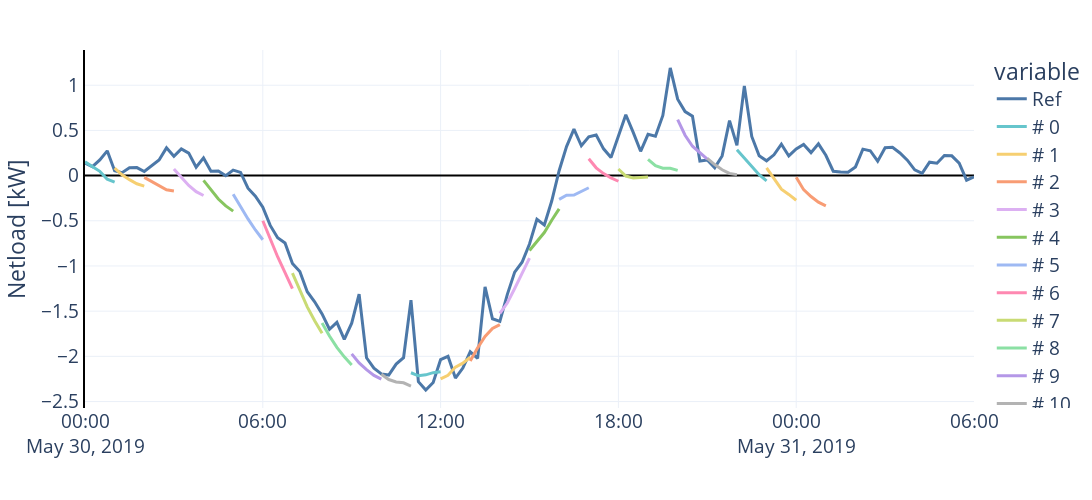

Notebook code cell kept with this figure:
### Code cell
graph = individuals.loc[start:end-timedelta(hours=18), [house_id]].copy()
graph.columns = ["Ref"]

fig = px.line(graph)
fig.data[0].update(line_width=3)

colors = 3 * px.colors.qualitative.Pastel
for i, res in enumerate(results):
    res.columns = [f"# {i}"]
    trace = px.line(res.loc[start:start+(i+1)*timedelta(hours=1), :]).data[0]
    fig.add_trace(trace)
    fig.data[-1].update(
        line_width=3,
        line_color=colors[i], 
        opacity=1)

fig.update_layout(
    layout,
    height=500,
    width=1100,
    showlegend=True,
    xaxis_title="",
    yaxis_title="Netload [kW]",
    yaxis_showline=True, yaxis_linewidth=2, yaxis_linecolor='black',
    xaxis_showline=False, xaxis_linewidth=2, xaxis_linecolor='black',
    xaxis_tickangle=0)
fig.show()

### Figure 1 — Plotly figure (JSON) as saved in the notebook; plotly's stock layout.template omitted (floating-point values rounded to 4 significant figures)
{"data": [{"hovertemplate": "variable=Ref<br>Index=%{x}<br>value=%{y}<extra></extra>", "legendgroup": "Ref", "line": {"color": "#4C78A8", "dash": "solid", "width": 3}, "marker": {"symbol": "circle"}, "mode": "lines", "name": "Ref", "orientation": "v", "showlegend": true, "type": "scatter", "x": ["2019-05-30T00:00:00", "2019-05-30T00:15:00", "2019-05-30T00:30:00", "2019-05-30T00:45:00", "2019-05-30T01:00:00", "2019-05-30T01:15:00", "2019-05-30T01:30:00", "2019-05-30T01:45:00", "2019-05-30T02:00:00", "2019-05-30T02:15:00", "2019-05-30T02:30:00", "2019-05-30T02:45:00", "2019-05-30T03:00:00", "2019-05-30T03:15:00", "2019-05-30T03:30:00", "2019-05-30T03:45:00", "2019-05-30T04:00:00", "2019-05-30T04:15:00", "2019-05-30T04:30:00", "2019-05-30T04:45:00", "2019-05-30T05:00:00", "2019-05-30T05:15:00", "2019-05-30T05:30:00", "2019-05-30T05:45:00", "2019-05-30T06:00:00", "2019-05-30T06:15:00", "2019-05-30T06:30:00", "2019-05-30T06:45:00", "2019-05-30T07:00:00", "2019-05-30T07:15:00", "2019-05-30T07:30:00", "2019-05-30T07:45:00", "2019-05-30T08:00:00", "2019-05-30T08:15:00", "2019-05-30T08:30:00", "2019-05-30T08:45:00", "2019-05-30T09:00:00", "2019-05-30T09:15:00", "2019-05-30T09:30:00", "2019-05-30T09:45:00", "2019-05-30T10:00:00", "2019-05-30T10:15:00", "2019-05-30T10:30:00", "2019-05-30T10:45:00", "2019-05-30T11:00:00", "2019-05-30T11:15:00", "2019-05-30T11:30:00", "2019-05-30T11:45:00", "2019-05-30T12:00:00", "2019-05-30T12:15:00", "2019-05-30T12:30:00", "2019-05-30T12:45:00", "2019-05-30T13:00:00", "2019-05-30T13:15:00", "2019-05-30T13:30:00", "2019-05-30T13:45:00", "2019-05-30T14:00:00", "2019-05-30T14:15:00", "2019-05-30T14:30:00", "2019-05-30T14:45:00", "2019-05-30T15:00:00", "2019-05-30T15:15:00", "2019-05-30T15:30:00", "2019-05-30T15:45:00", "2019-05-30T16:00:00", "2019-05-30T16:15:00", "2019-05-30T16:30:00", "2019-05-30T16:45:00", "2019-05-30T17:00:00", "2019-05-30T17:15:00", "2019-05-30T17:30:00", "2019-05-30T17:45:00", "2019-05-30T18:00:00", "2019-05-30T18:15:00", "2019-05-30T18:30:00", "2019-05-30T18:45:00", "2019-05-30T19:00:00", "2019-05-30T19:15:00", "2019-05-30T19:30:00", "2019-05-30T19:45:00", "2019-05-30T20:00:00", "2019-05-30T20:15:00", "2019-05-30T20:30:00", "2019-05-30T20:45:00", "2019-05-30T21:00:00", "2019-05-30T21:15:00", "2019-05-30T21:30:00", "2019-05-30T21:45:00", "2019-05-30T22:00:00", "2019-05-30T22:15:00", "2019-05-30T22:30:00", "2019-05-30T22:45:00", "2019-05-30T23:00:00", "2019-05-30T23:15:00", "2019-05-30T23:30:00", "2019-05-30T23:45:00", "2019-05-31T00:00:00", "2019-05-31T00:15:00", "2019-05-31T00:30:00", "2019-05-31T00:45:00", "2019-05-31T01:00:00", "2019-05-31T01:15:00", "2019-05-31T01:30:00", "2019-05-31T01:45:00", "2019-05-31T02:00:00", "2019-05-31T02:15:00", "2019-05-31T02:30:00", "2019-05-31T02:45:00", "2019-05-31T03:00:00", "2019-05-31T03:15:00", "2019-05-31T03:30:00", "2019-05-31T03:45:00", "2019-05-31T04:00:00", "2019-05-31T04:15:00", "2019-05-31T04:30:00", "2019-05-31T04:45:00", "2019-05-31T05:00:00", "2019-05-31T05:15:00", "2019-05-31T05:30:00", "2019-05-31T05:45:00", "2019-05-31T06:00:00"], "xaxis": "x", "y": [0.139, 0.09939, 0.1734, 0.2741, 0.05338, 0.03288, 0.08751, 0.08875, 0.04519, 0.1085, 0.1728, 0.3067, 0.2139, 0.2952, 0.2487, 0.0918, 0.1957, 0.04886, 0.05103, -0.001964, 0.06016, 0.03515, -0.1393, -0.2269, -0.3497, -0.5512, -0.6881, -0.7459, -0.9716, -1.062, -1.285, -1.396, -1.53, -1.7, -1.624, -1.811, -1.633, -1.311, -2.016, -2.13, -2.194, -2.207, -2.085, -2.015, -1.378, -2.28, -2.373, -2.289, -2.035, -1.999, -2.24, -2.129, -1.949, -2.022, -1.231, -1.584, -1.613, -1.316, -1.068, -0.9583, -0.7572, -0.4833, -0.5457, -0.281, 0.05394, 0.3213, 0.5151, 0.3302, 0.4286, 0.4484, 0.2961, 0.2001, 0.4386, 0.6738, 0.4785, 0.2691, 0.4566, 0.4362, 0.6655, 1.192, 0.8455, 0.7077, 0.6575, 0.1617, 0.172, 0.08735, 0.2177, 0.6083, 0.3343, 0.9922, 0.433, 0.2191, 0.1639, 0.2299, 0.3468, 0.2173, 0.2944, 0.3453, 0.2544, 0.3515, 0.2252, 0.04829, 0.0409, 0.03679, 0.096, 0.2928, 0.275, 0.1596, 0.3077, 0.3124, 0.25, 0.1708, 0.0641, 0.0259, 0.1483, 0.1375, 0.2233, 0.2188, 0.1382, -0.05056, -0.01457], "yaxis": "y"}, {"hovertemplate": "variable=# 0<br>index=%{x}<br>value=%{y}<extra></extra>", "legendgroup": "# 0", "line": {"color": "rgb(102, 197, 204)", "dash": "solid", "width": 3}, "marker": {"symbol": "circle"}, "mode": "lines", "name": "# 0", "opacity": 1, "orientation": "v", "showlegend": true, "type": "scatter", "x": ["2019-05-30T00:00:00", "2019-05-30T00:15:00", "2019-05-30T00:30:00", "2019-05-30T00:45:00", "2019-05-30T01:00:00"], "xaxis": "x", "y": [0.152, 0.1032, 0.04702, -0.04042, -0.07246], "yaxis": "y"}, {"hovertemplate": "variable=# 1<br>index=%{x}<br>value=%{y}<extra></extra>", "legendgroup": "# 1", "line": {"color": "rgb(246, 207, 113)", "dash": "solid", "width": 3}, "marker": {"symbol": "circle"}, "mode": "lines", "name": "# 1", "opacity": 1, "orientation": "v", "showlegend": true, "type": "scatter", "x": ["2019-05-30T01:00:00", "2019-05-30T01:15:00", "2019-05-30T01:30:00", "2019-05-30T01:45:00", "2019-05-30T02:00:00"], "xaxis": "x", "y": [0.08166, 0.008804, -0.04482, -0.09022, -0.1162], "yaxis": "y"}, {"hovertemplate": "variable=# 2<br>index=%{x}<br>value=%{y}<extra></extra>", "legendgroup": "# 2", "line": {"color": "rgb(248, 156, 116)", "dash": "solid", "width": 3}, "marker": {"symbol": "circle"}, "mode": "lines", "name": "# 2", "opacity": 1, "orientation": "v", "showlegend": true, "type": "scatter", "x": ["2019-05-30T02:00:00", "2019-05-30T02:15:00", "2019-05-30T02:30:00", "2019-05-30T02:45:00", "2019-05-30T03:00:00"], "xaxis": "x", "y": [-0.0195, -0.06692, -0.1176, -0.157, -0.1697], "yaxis": "y"}, {"hovertemplate": "variable=# 3<br>index=%{x}<br>value=%{y}<extra></extra>", "legendgroup": "# 3", "line": {"color": "rgb(220, 176, 242)", "dash": "solid", "width": 3}, "marker": {"symbol": "circle"}, "mode": "lines", "name": "# 3", "opacity": 1, "orientation": "v", "showlegend": true, "type": "scatter", "x": ["2019-05-30T03:00:00", "2019-05-30T03:15:00", "2019-05-30T03:30:00", "2019-05-30T03:45:00", "2019-05-30T04:00:00"], "xaxis": "x", "y": [0.07249, -0.01685, -0.1085, -0.1778, -0.2205], "yaxis": "y"}, {"hovertemplate": "variable=# 4<br>index=%{x}<br>value=%{y}<extra></extra>", "legendgroup": "# 4", "line": {"color": "rgb(135, 197, 95)", "dash": "solid", "width": 3}, "marker": {"symbol": "circle"}, "mode": "lines", "name": "# 4", "opacity": 1, "orientation": "v", "showlegend": true, "type": "scatter", "x": ["2019-05-30T04:00:00", "2019-05-30T04:15:00", "2019-05-30T04:30:00", "2019-05-30T04:45:00", "2019-05-30T05:00:00"], "xaxis": "x", "y": [-0.05272, -0.1601, -0.259, -0.3354, -0.393], "yaxis": "y"}, {"hovertemplate": "variable=# 5<br>index=%{x}<br>value=%{y}<extra></extra>", "legendgroup": "# 5", "line": {"color": "rgb(158, 185, 243)", "dash": "solid", "width": 3}, "marker": {"symbol": "circle"}, "mode": "lines", "name": "# 5", "opacity": 1, "orientation": "v", "showlegend": true, "type": "scatter", "x": ["2019-05-30T05:00:00", "2019-05-30T05:15:00", "2019-05-30T05:30:00", "2019-05-30T05:45:00", "2019-05-30T06:00:00"], "xaxis": "x", "y": [-0.206, -0.351, -0.4792, -0.6015, -0.7096], "yaxis": "y"}, {"hovertemplate": "variable=# 6<br>index=%{x}<br>value=%{y}<extra></extra>", "legendgroup": "# 6", "line": {"color": "rgb(254, 136, 177)", "dash": "solid", "width": 3}, "marker": {"symbol": "circle"}, "mode": "lines", "name": "# 6", "opacity": 1, "orientation": "v", "showlegend": true, "type": "scatter", "x": ["2019-05-30T06:00:00", "2019-05-30T06:15:00", "2019-05-30T06:30:00", "2019-05-30T06:45:00", "2019-05-30T07:00:00"], "xaxis": "x", "y": [-0.4997, -0.7045, -0.8979, -1.074, -1.251], "yaxis": "y"}, {"hovertemplate": "variable=# 7<br>index=%{x}<br>value=%{y}<extra></extra>", "legendgroup": "# 7", "line": {"color": "rgb(201, 219, 116)", "dash": "solid", "width": 3}, "marker": {"symbol": "circle"}, "mode": "lines", "name": "# 7", "opacity": 1, "orientation": "v", "showlegend": true, "type": "scatter", "x": ["2019-05-30T07:00:00", "2019-05-30T07:15:00", "2019-05-30T07:30:00", "2019-05-30T07:45:00", "2019-05-30T08:00:00"], "xaxis": "x", "y": [-1.08, -1.276, -1.452, -1.606, -1.745], "yaxis": "y"}, {"hovertemplate": "variable=# 8<br>index=%{x}<br>value=%{y}<extra></extra>", "legendgroup": "# 8", "line": {"color": "rgb(139, 224, 164)", "dash": "solid", "width": 3}, "marker": {"symbol": "circle"}, "mode": "lines", "name": "# 8", "opacity": 1, "orientation": "v", "showlegend": true, "type": "scatter", "x": ["2019-05-30T08:00:00", "2019-05-30T08:15:00", "2019-05-30T08:30:00", "2019-05-30T08:45:00", "2019-05-30T09:00:00"], "xaxis": "x", "y": [-1.63, -1.775, -1.9, -2.005, -2.095], "yaxis": "y"}, {"hovertemplate": "variable=# 9<br>index=%{x}<br>value=%{y}<extra></extra>", "legendgroup": "# 9", "line": {"color": "rgb(180, 151, 231)", "dash": "solid", "width": 3}, "marker": {"symbol": "circle"}, "mode": "lines", "name": "# 9", "opacity": 1, "orientation": "v", "showlegend": true, "type": "scatter", "x": ["2019-05-30T09:00:00", "2019-05-30T09:15:00", "2019-05-30T09:30:00", "2019-05-30T09:45:00", "2019-05-30T10:00:00"], "xaxis": "x", "y": [-1.972, -2.072, -2.147, -2.21, -2.252], "yaxis": "y"}, {"hovertemplate": "variable=# 10<br>index=%{x}<br>value=%{y}<extra></extra>", "legendgroup": "# 10", "line": {"color": "rgb(179, 179, 179)", "dash": "solid", "width": 3}, "marker": {"symbol": "circle"}, "mode": "lines", "name": "# 10", "opacity": 1, "orientation": "v", "showlegend": true, "type": "scatter", "x": ["2019-05-30T10:00:00", "2019-05-30T10:15:00", "2019-05-30T10:30:00", "2019-05-30T10:45:00", "2019-05-30T11:00:00"], "xaxis": "x", "y": [-2.198, -2.256, -2.283, -2.293, -2.33], "yaxis": "y"}, {"hovertemplate": "variable=# 11<br>index=%{x}<br>value=%{y}<extra></extra>", "legendgroup": "# 11", "line": {"color": "rgb(102, 197, 204)", "dash": "solid", "width": 3}, "marker": {"symbol": "circle"}, "mode": "lines", "name": "# 11", "opacity": 1, "orientation": "v", "showlegend": true, "type": "scatter", "x": ["2019-05-30T11:00:00", "2019-05-30T11:15:00", "2019-05-30T11:30:00", "2019-05-30T11:45:00", "2019-05-30T12:00:00"], "xaxis": "x", "y": [-2.181, -2.215, -2.204, -2.18, -2.169], "yaxis": "y"}, {"hovertemplate": "variable=# 12<br>index=%{x}<br>value=%{y}<extra></extra>", "legendgroup": "# 12", "line": {"color": "rgb(246, 207, 113)", "dash": "solid", "width": 3}, "marker": {"symbol": "circle"}, "mode": "lines", "name": "# 12", "opacity": 1, "orientation": "v", "showlegend": true, "type": "scatter", "x": ["2019-05-30T12:00:00", "2019-05-30T12:15:00", "2019-05-30T12:30:00", "2019-05-30T12:45:00", "2019-05-30T13:00:00"], "xaxis": "x", "y": [-2.249, -2.209, -2.119, -2.075, -2.009], "yaxis": "y"}, {"hovertemplate": "variable=# 13<br>index=%{x}<br>value=%{y}<extra></extra>", "legendgroup": "# 13", "line": {"color": "rgb(248, 156, 116)", "dash": "solid", "width": 3}, "marker": {"symbol": "circle"}, "mode": "lines", "name": "# 13", "opacity": 1, "orientation": "v", "showlegend": true, "type": "scatter", "x": ["2019-05-30T13:00:00", "2019-05-30T13:15:00", "2019-05-30T13:30:00", "2019-05-30T13:45:00", "2019-05-30T14:00:00"], "xaxis": "x", "y": [-2.051, -1.905, -1.781, -1.692, -1.649], "yaxis": "y"}, {"hovertemplate": "variable=# 14<br>index=%{x}<br>value=%{y}<extra></extra>", "legendgroup": "# 14", "line": {"color": "rgb(220, 176, 242)", "dash": "solid", "width": 3}, "marker": {"symbol": "circle"}, "mode": "lines", "name": "# 14", "opacity": 1, "orientation": "v", "showlegend": true, "type": "scatter", "x": ["2019-05-30T14:00:00", "2019-05-30T14:15:00", "2019-05-30T14:30:00", "2019-05-30T14:45:00", "2019-05-30T15:00:00"], "xaxis": "x", "y": [-1.525, -1.41, -1.249, -1.09, -0.9131], "yaxis": "y"}, {"hovertemplate": "variable=# 15<br>index=%{x}<br>value=%{y}<extra></extra>", "legendgroup": "# 15", "line": {"color": "rgb(135, 197, 95)", "dash": "solid", "width": 3}, "marker": {"symbol": "circle"}, "mode": "lines", "name": "# 15", "opacity": 1, "orientation": "v", "showlegend": true, "type": "scatter", "x": ["2019-05-30T15:00:00", "2019-05-30T15:15:00", "2019-05-30T15:30:00", "2019-05-30T15:45:00", "2019-05-30T16:00:00"], "xaxis": "x", "y": [-0.8288, -0.7302, -0.6303, -0.4944, -0.3676], "yaxis": "y"}, {"hovertemplate": "variable=# 16<br>index=%{x}<br>value=%{y}<extra></extra>", "legendgroup": "# 16", "line": {"color": "rgb(158, 185, 243)", "dash": "solid", "width": 3}, "marker": {"symbol": "circle"}, "mode": "lines", "name": "# 16", "opacity": 1, "orientation": "v", "showlegend": true, "type": "scatter", "x": ["2019-05-30T16:00:00", "2019-05-30T16:15:00", "2019-05-30T16:30:00", "2019-05-30T16:45:00", "2019-05-30T17:00:00"], "xaxis": "x", "y": [-0.2628, -0.2173, -0.2147, -0.1708, -0.1346], "yaxis": "y"}, {"hovertemplate": "variable=# 17<br>index=%{x}<br>value=%{y}<extra></extra>", "legendgroup": "# 17", "line": {"color": "rgb(254, 136, 177)", "dash": "solid", "width": 3}, "marker": {"symbol": "circle"}, "mode": "lines", "name": "# 17", "opacity": 1, "orientation": "v", "showlegend": true, "type": "scatter", "x": ["2019-05-30T17:00:00", "2019-05-30T17:15:00", "2019-05-30T17:30:00", "2019-05-30T17:45:00", "2019-05-30T18:00:00"], "xaxis": "x", "y": [0.1859, 0.08615, 0.02241, -0.02527, -0.06262], "yaxis": "y"}, {"hovertemplate": "variable=# 18<br>index=%{x}<br>value=%{y}<extra></extra>", "legendgroup": "# 18", "line": {"color": "rgb(201, 219, 116)", "dash": "solid", "width": 3}, "marker": {"symbol": "circle"}, "mode": "lines", "name": "# 18", "opacity": 1, "orientation": "v", "showlegend": true, "type": "scatter", "x": ["2019-05-30T18:00:00", "2019-05-30T18:15:00", "2019-05-30T18:30:00", "2019-05-30T18:45:00", "2019-05-30T19:00:00"], "xaxis": "x", "y": [0.07335, -0.005088, -0.02609, -0.0202, -0.01625], "yaxis": "y"}, {"hovertemplate": "variable=# 19<br>index=%{x}<br>value=%{y}<extra></extra>", "legendgroup": "# 19", "line": {"color": "rgb(139, 224, 164)", "dash": "solid", "width": 3}, "marker": {"symbol": "circle"}, "mode": "lines", "name": "# 19", "opacity": 1, "orientation": "v", "showlegend": true, "type": "scatter", "x": ["2019-05-30T19:00:00", "2019-05-30T19:15:00", "2019-05-30T19:30:00", "2019-05-30T19:45:00", "2019-05-30T20:00:00"], "xaxis": "x", "y": [0.1807, 0.1096, 0.08226, 0.08029, 0.0579], "yaxis": "y"}, {"hovertemplate": "variable=# 20<br>index=%{x}<br>value=%{y}<extra></extra>", "legendgroup": "# 20", "line": {"color": "rgb(180, 151, 231)", "dash": "solid", "width": 3}, "marker": {"symbol": "circle"}, "mode": "lines", "name": "# 20", "opacity": 1, "orientation": "v", "showlegend": true, "type": "scatter", "x": ["2019-05-30T20:00:00", "2019-05-30T20:15:00", "2019-05-30T20:30:00", "2019-05-30T20:45:00", "2019-05-30T21:00:00"], "xaxis": "x", "y": [0.6205, 0.4464, 0.3248, 0.2503, 0.1833], "yaxis": "y"}, {"hovertemplate": "variable=# 21<br>index=%{x}<br>value=%{y}<extra></extra>", "legendgroup": "# 21", "line": {"color": "rgb(179, 179, 179)", "dash": "solid", "width": 3}, "marker": {"symbol": "circle"}, "mode": "lines", "name": "# 21", "opacity": 1, "orientation": "v", "showlegend": true, "type": "scatter", "x": ["2019-05-30T21:00:00", "2019-05-30T21:15:00", "2019-05-30T21:30:00", "2019-05-30T21:45:00", "2019-05-30T22:00:00"], "xaxis": "x", "y": [0.1916, 0.1223, 0.06503, 0.02376, 0.01088], "yaxis": "y"}, {"hovertemplate": "variable=# 22<br>index=%{x}<br>value=%{y}<extra></extra>", "legendgroup": "# 22", "line": {"color": "rgb(102, 197, 204)", "dash": "solid", "width": 3}, "marker": {"symbol": "circle"}, "mode": "lines", "name": "# 22", "opacity": 1, "orientation": "v", "showlegend": true, "type": "scatter", "x": ["2019-05-30T22:00:00", "2019-05-30T22:15:00", "2019-05-30T22:30:00", "2019-05-30T22:45:00", "2019-05-30T23:00:00"], "xaxis": "x", "y": [0.2854, 0.1966, 0.09976, 0.009858, -0.05748], "yaxis": "y"}, {"hovertemplate": "variable=# 23<br>index=%{x}<br>value=%{y}<extra></extra>", "legendgroup": "# 23", "line": {"color": "rgb(246, 207, 113)", "dash": "solid", "width": 3}, "marker": {"symbol": "circle"}, "mode": "lines", "name": "# 23", "opacity": 1, "orientation": "v", "showlegend": true, "type": "scatter", "x": ["2019-05-30T23:00:00", "2019-05-30T23:15:00", "2019-05-30T23:30:00", "2019-05-30T23:45:00", "2019-05-31T00:00:00"], "xaxis": "x", "y": [0.08431, -0.03344, -0.1503, -0.2083, -0.2733], "yaxis": "y"}, {"hovertemplate": "variable=# 24<br>index=%{x}<br>value=%{y}<extra></extra>", "legendgroup": "# 24", "line": {"color": "rgb(248, 156, 116)", "dash": "solid", "width": 3}, "marker": {"symbol": "circle"}, "mode": "lines", "name": "# 24", "opacity": 1, "orientation": "v", "showlegend": true, "type": "scatter", "x": ["2019-05-31T00:00:00", "2019-05-31T00:15:00", "2019-05-31T00:30:00", "2019-05-31T00:45:00", "2019-05-31T01:00:00"], "xaxis": "x", "y": [-0.01766, -0.1556, -0.2315, -0.2938, -0.334], "yaxis": "y"}], "layout": {"font": {"size": 19}, "height": 500, "legend": {"title": {"text": "variable"}, "tracegroupgap": 0}, "margin": {"b": 10, "l": 20, "r": 50, "t": 50}, "showlegend": true, "width": 1100, "xaxis": {"anchor": "y", "autorange": true, "domain": [0, 1], "linecolor": "black", "linewidth": 2, "range": ["2019-05-30", "2019-05-31 06:00"], "showline": false, "tickangle": 0, "title": {"text": ""}, "type": "date", "zerolinecolor": "black", "zerolinewidth": 2}, "yaxis": {"anchor": "x", "autorange": true, "domain": [0, 1], "linecolor": "black", "linewidth": 2, "range": [-2.571, 1.39], "showline": true, "title": {"text": "Netload [kW]"}, "type": "linear", "zerolinecolor": "black", "zerolinewidth": 2}}}
